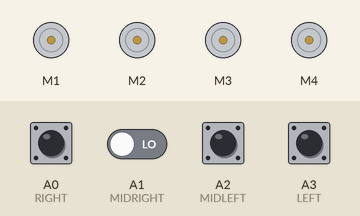
A sketch run on a simulated Arduino Uno, built with avr-gcc and run on an emulated ATmega328P. Shown: 4 × DC motor (green arrow = forward, orange = backward, longer = faster). Inputs (shaded band) come from the test bench; at power-on: A0 (RIGHT), A1 (MIDRIGHT), A2 (MIDLEFT), A3 (LEFT) LOW. What the sketch prints to the serial monitor is not drawn.

Above: at 1.2 s.
1.3 s: A0 (RIGHT) pulled HIGH for 1 s
At 1.79 s:
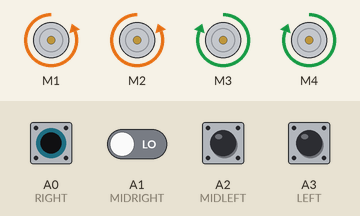
4.3 s: A2 (MIDLEFT) pulled HIGH for 0.15 s
At 4.37 s:
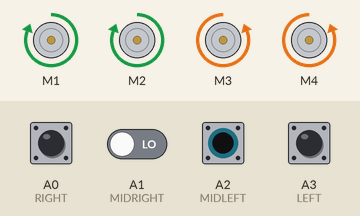
5.9 s: A1 (MIDRIGHT) driven HIGH and A2 (MIDLEFT) driven HIGH
At 6.38 s:
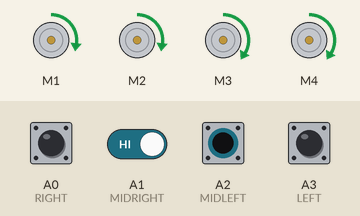
8.9 s: A1 (MIDRIGHT) driven LOW
At 9.41 s:
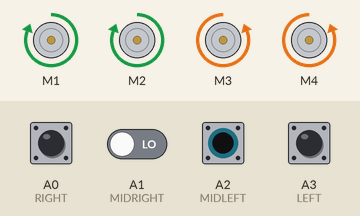
11.9 s: A1 (MIDRIGHT) driven HIGH
At 12.39 s:
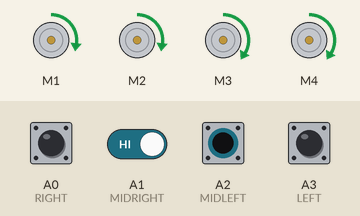
Timing chart, 0 to 14.9 s (numbered marks = the images above; inputs shaded):
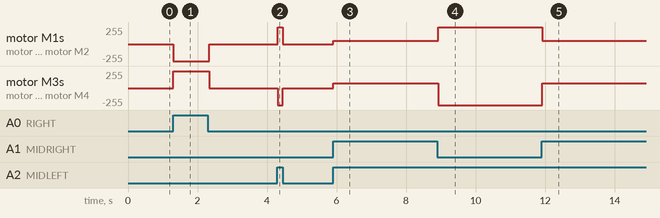

Measured:
- after the input at 1.3 s, motor M1, motor M2: stopped → backward 255/255 at once, → stopped 1.0 s later; motor M3, motor M4: stopped → forward 255/255 at once, → stopped 1.0 s later
- after the input at 4.3 s, motor M1, motor M2: stopped → forward 255/255 at once, → stopped 0.15 s later; motor M3, motor M4: stopped → backward 255/255 at once, → stopped 0.15 s later
- after the input at 5.9 s, motor M1, motor M2: stopped → forward 50/255 at once; motor M3, motor M4: stopped → forward 75/255 at once
- after the input at 8.9 s, motor M1, motor M2: forward 50/255 → forward 255/255 at once; motor M3, motor M4: forward 75/255 → backward 255/255 at once
- after the input at 11.9 s, motor M1, motor M2: forward 255/255 → forward 50/255 at once; motor M3, motor M4: backward 255/255 → forward 75/255 at once

The sketch:

LineTrackerCar.ino
```cpp
// (licence header left out)
#include <AFMotor.h>

 AF_DCMotor motor1(1, MOTOR12_8KHZ);
 AF_DCMotor motor2(2, MOTOR12_8KHZ);
 AF_DCMotor motor3(3, MOTOR34_1KHZ);
 AF_DCMotor motor4(4, MOTOR34_1KHZ);

// LED IR for movement control
#define RIGHT A0
#define MIDRIGHT A1
#define MIDLEFT A2
#define LEFT A3

// Variable
short int compteur;

void setup() {
  // initiate communication with serial port
  Serial.begin (9600);
  Serial.println ("Motor test");
  // Declaring pin type
  pinMode (MIDLEFT, INPUT);
  pinMode (MIDRIGHT, INPUT);
  pinMode (LEFT, INPUT);
  pinMode (RIGHT, INPUT);
  compteur =0;
}

void loop() {

  if ( !digitalRead(MIDLEFT)== 0 && !digitalRead(MIDRIGHT) == 0 )
   {          GoForward ();
              delay (50);
              Release ();
    }
   if ( digitalRead(MIDLEFT)== 0 && !digitalRead(MIDRIGHT)== 0 )
   {
               GoRight ();
               delay (50);
               Release ();
     }
   if ( !digitalRead(MIDLEFT)== 0 && digitalRead(MIDRIGHT)== 0)
    {
               GoLeft ();
               delay (50);
               Release ();
      }
    if (( digitalRead(MIDLEFT)== 0 && digitalRead(MIDRIGHT) == 0 ))
     {
        Release ();
        compteur++;
        if (compteur >= 5)
        {
          if (!digitalRead(RIGHT)==0)
          {
               GoRight ();
               delay (50);
               Release ();
            }
         if (!digitalRead(LEFT)==0)
          {
               GoLeft ();
               delay (50);
               Release ();
            }
            compteur=0;
        }
       }
}
// Move Forward
void GoForward ()
{
  motor1.setSpeed(50);  // speed 200 (Maximal 255 possible)
  motor1.run(FORWARD);

  motor2.setSpeed(50);  // speed 200 (Maximal 255 possible)
  motor2.run(FORWARD);

  motor3.setSpeed(75);
  motor3.run(FORWARD);

  motor4.setSpeed(75);
  motor4.run(FORWARD);
  }

  // Release
  void Release ()
  {

  motor1.run(RELEASE);

  motor2.run(RELEASE);

  motor3.run(RELEASE);

  motor4.run(RELEASE);
    }

   // Move Right
   void GoRight ()
   {
  motor1.setSpeed(255);
  motor1.run(BACKWARD);

  motor2.setSpeed(255);  // speed 100 (Maximal 255 possible)
  motor2.run(BACKWARD);

  motor3.setSpeed(255);  // speed 50 (Maximal 255 possible)
  motor3.run(FORWARD);

  motor4.setSpeed(255);
  motor4.run(FORWARD);


    }

      // Move Left
   void GoLeft ()
   {
  motor1.setSpeed(255);  // speed 50 (Maximal 255 possible)
  motor1.run(FORWARD);

  motor2.setSpeed(255);
  motor2.run(FORWARD);

  motor3.setSpeed(255);
  motor3.run(BACKWARD);

  motor4.setSpeed(255);  // speed 50 (Maximal 255 possible)
  motor4.run(BACKWARD);
    }
```
